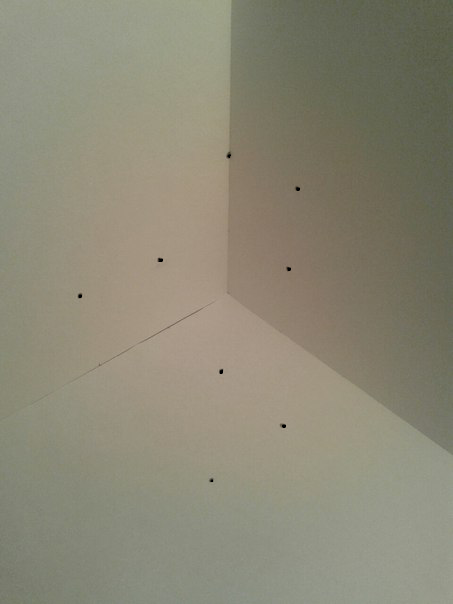
#> input picture basenorm.png, 453 x 604 px
$ python 1_getImW.py   (Python 2 division)
#> lines starting #> are read from the running program, lines starting #| are printed output that depends on the picture; after the words box and inside, x2 and y2 are one past the last pixel; in counts of white or black regions, pixels touching at a corner belong together
import cv2
import math;
import numpy as np

src = cv2.imread("basenorm.png", cv2.IMREAD_GRAYSCALE)
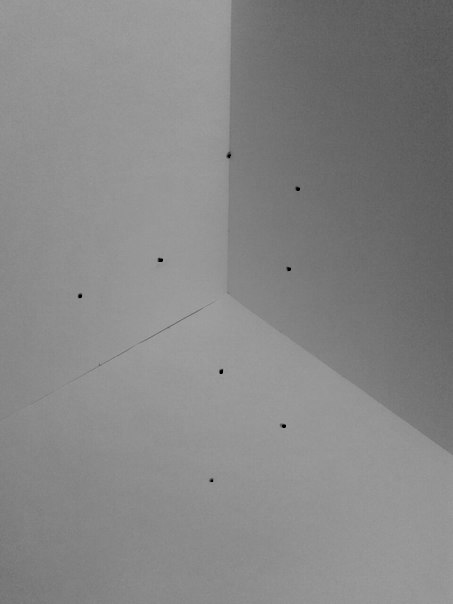
#> src: shape (604, 453); min 0, max 168, mean 134.3
thresh = 0
maxValue = 255
th, dst = cv2.threshold(src, thresh, maxValue, cv2.THRESH_BINARY);
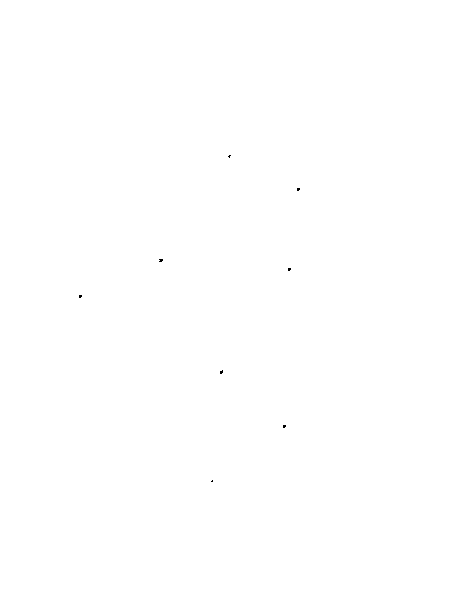
#> dst: shape (604, 453); 100% white; black in thin lines or dots, all inside (x1, y1, x2, y2) = (79, 155, 300, 482)
#> th = 0
cv2.imshow("ex1",dst)
cv2.waitKey()

height, width = dst.shape[:2]
#> height = 604; width = 453


px = [];
py =[];


i=0;
j=0;

count =0;

for x in range(0, height):
    for y in range(0, width):

        if(dst[x,y] <1):
            #print x,y;
            px.append(x)
            py.append(y)
            count = count+1;
#> after the loop, count = 59; px = 59 values from 155 to 481

print (count);
#| 59

temp = px[0];
#> temp = 155
pxn= []; pxn.append(temp)
temp = py[0];
#> temp = 229
pyn = [];pyn.append(temp)

for t in range(0, count-1):
    rx =math.fabs(px[t]-px[t+1]);
    ry = math.fabs(py[t]-py[t+1]);
    if (rx>8 or ry>8):
        mx = px[t+1];
        my = py[t+1]
        pxn.append(mx);
        pyn.append(my);
#> after the loop, pxn = [155, 188, 259, 268, 295, 370, 425, 480]


print pyn;
#| [229, 297, 159, 288, 79, 222, 283, 212]
print pxn;
#| [155, 188, 259, 268, 295, 370, 425, 480]
